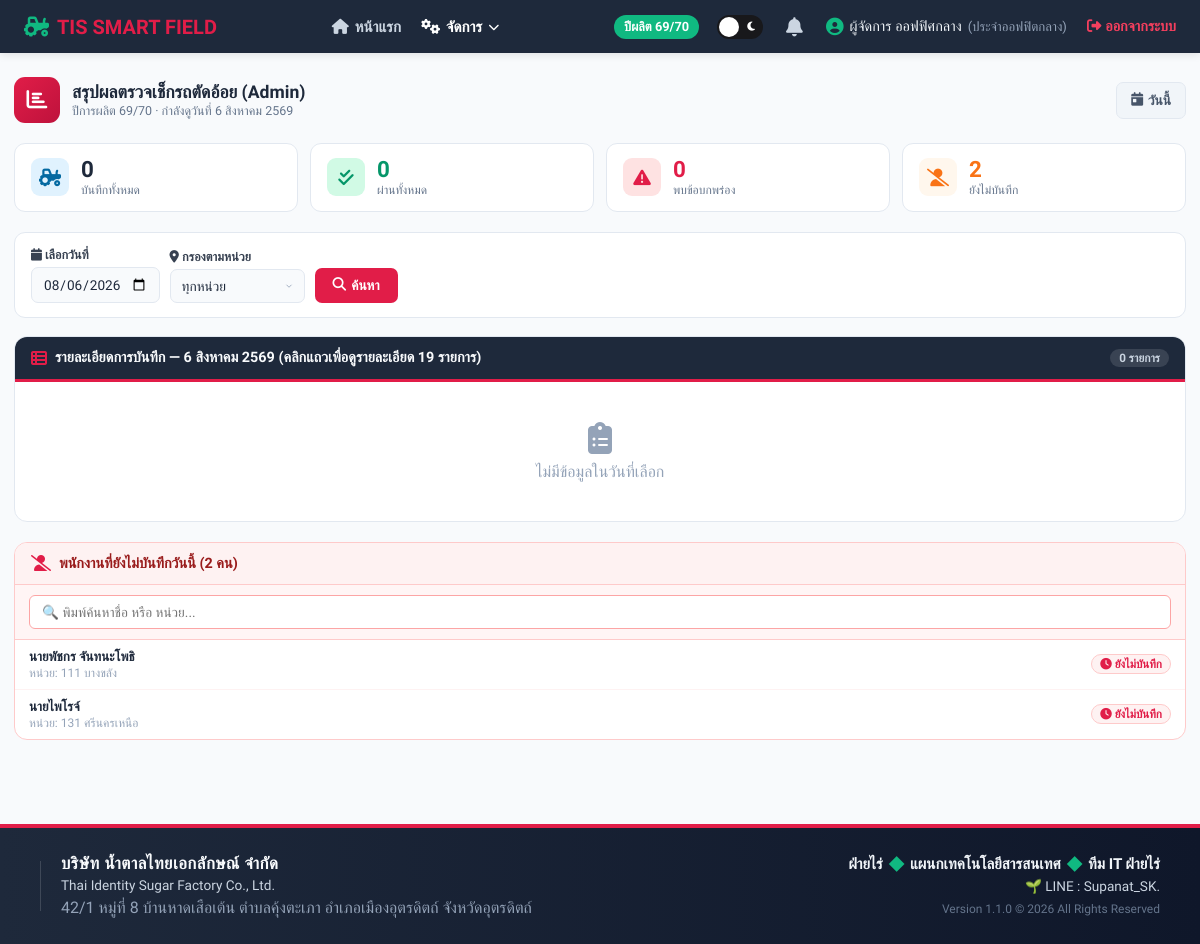
Screenshot of /ktis_field/harvester_admin.php (signed in) with the database file from the repository.
### tables this page shows
CREATE TABLE `employee` (
  `ID` int(10) NOT NULL,
  `emp_id` varchar(20) NOT NULL,
  `emp_pass` varchar(255) DEFAULT NULL,
  `emp_name` varchar(50) NOT NULL,
  `emp_unit` varchar(50) NOT NULL,
  `emp_level` varchar(1) NOT NULL
);

### ktis_field/harvester_admin.php (the view, shortened to what this page needs)
<?php
require_once 'config.php';
$crop_year = $_SESSION['crop_year'];
$thai_months=['','มกราคม','กุมภาพันธ์','มีนาคม','เมษายน','พฤษภาคม','มิถุนายน','กรกฎาคม','สิงหาคม','กันยายน','ตุลาคม','พฤศจิกายน','ธันวาคม'];
$filter_date = $_GET['date'] ?? date('Y-m-d');
$where  = "WHERE cs.crop_year=:cy AND DATE(cs.checked_at)=:dt";
$params = [':cy'=>$crop_year, ':dt'=>$filter_date];
$stmt = $conn->prepare(
    "SELECT cs.*, e.emp_name, e.emp_unit,
            COUNT(cr.result_id) AS total_items,
            SUM(cr.pass) AS pass_count
     FROM check_sessions cs
     JOIN employee e ON cs.emp_id=e.emp_id
     LEFT JOIN check_results cr ON cs.session_id=cr.session_id
     $where
     GROUP BY cs.session_id
     ORDER BY cs.checked_at DESC"
);
$stmt->execute($params);
$rows = $stmt->fetchAll();
$total = count($rows);
$cnt_ok = 0; $cnt_fail = 0;
$miss_where = "WHERE e.emp_level='u' AND e.emp_id NOT IN (SELECT cs2.emp_id FROM check_sessions cs2 WHERE DATE(cs2.checked_at)=:dt AND cs2.crop_year=:cy)";
$miss_params = [':dt'=>$filter_date, ':cy'=>$crop_year];
$stmt_miss = $conn->prepare("SELECT e.emp_id,e.emp_name,e.emp_unit FROM employee e $miss_where ORDER BY e.emp_unit,e.emp_name");
$stmt_miss->execute($miss_params);
$missing = $stmt_miss->fetchAll();
$fd_d=(int)date('d',strtotime($filter_date)); $fd_m=(int)date('m',strtotime($filter_date)); $fd_y=(int)date('Y',strtotime($filter_date))+543;
$thai_filter = $fd_d.' '.$thai_months[$fd_m].' '.$fd_y;
include 'includes/nav_u_header.php';
?>
<!DOCTYPE html>
<html lang="th">
<head>
<link rel="stylesheet" href="https://cdnjs.cloudflare.com/ajax/libs/font-awesome/6.4.0/css/all.min.css">
    <link rel="stylesheet" href="global_smoothness.css">
</head>
<body>
<div class="content-wrapper">
<div class="pw">
<div class="ph">
    <div class="ph-left">
        <div class="ph-icon"><i class="fa-solid fa-chart-bar"></i></div>
        <div>
            <div class="ph-title">สรุปผลตรวจเช็กรถตัดอ้อย (Admin)</div>
            <div class="ph-sub">ปีการผลิต <?php echo htmlspecialchars($crop_year); ?> · กำลังดูวันที่ <?php echo $thai_filter; ?></div>
        </div>
    </div>
    <a href="?date=<?php echo date('Y-m-d');?>" class="btn-today"><i class="fa-solid fa-calendar-day"></i> วันนี้</a>
</div>
<div class="stats">
    <div class="stat-card">
        <div class="stat-ico" style="background:#e0f2fe;"><i class="fa-solid fa-tractor" style="color:#0369a1;font-size:1.1rem;"></i></div>
        <div><div class="stat-num"><?php echo $total;?></div><div class="stat-lbl">บันทึกทั้งหมด</div></div>
    </div>
    <div class="stat-card">
        <div class="stat-ico" style="background:#d1fae5;"><i class="fa-solid fa-check-double" style="color:#059669;font-size:1.1rem;"></i></div>
        <div><div class="stat-num" style="color:#059669;"><?php echo $cnt_ok;?></div><div class="stat-lbl">ผ่านทั้งหมด</div></div>
    </div>
    <div class="stat-card">
        <div class="stat-ico" style="background:#fee2e2;"><i class="fa-solid fa-triangle-exclamation" style="color:#e11d48;font-size:1.1rem;"></i></div>
        <div><div class="stat-num" style="color:#e11d48;"><?php echo $cnt_fail;?></div><div class="stat-lbl">พบข้อบกพร่อง</div></div>
    </div>
    <div class="stat-card">
        <div class="stat-ico" style="background:#fff7ed;"><i class="fa-solid fa-user-slash" style="color:#f97316;font-size:1.1rem;"></i></div>
        <div><div class="stat-num" style="color:#f97316;"><?php echo count($missing);?></div><div class="stat-lbl">ยังไม่บันทึก</div></div>
    </div>
</div>
<form method="GET" action="harvester_admin.php">
    <div class="filter-bar">
        <div class="fb-group">
            <span class="fb-lbl"><i class="fa-solid fa-calendar"></i> เลือกวันที่</span>
            <input type="date" name="date" class="fb-input" value="<?php echo htmlspecialchars($filter_date);?>" max="<?php echo date('Y-m-d');?>">
        </div>
        <div class="fb-group">
            <span class="fb-lbl"><i class="fa-solid fa-location-dot"></i> กรองตามหน่วย</span>
            <select name="unit" class="fb-input">
                <option value="">ทุกหน่วย</option>
            </select>
        </div>
        <button type="submit" class="btn-filter"><i class="fa-solid fa-magnifying-glass"></i> ค้นหา</button>
    </div>
</form>
<div class="card">
    <div class="card-hd">
        <div class="card-hd-l"><i class="fa-solid fa-table-list"></i><span>รายละเอียดการบันทึก — <?php echo $thai_filter;?> (คลิกแถวเพื่อดูรายละเอียด 19 รายการ)</span></div>
        <span class="cnt-badge"><?php echo $total;?> รายการ</span>
    </div>
    <?php if(empty($rows)):?>
    <div class="empty-s"><i class="fa-solid fa-clipboard-list"></i>ไม่มีข้อมูลในวันที่เลือก</div>
    <?php endif;?>
</div>
<div class="missing-card">
    <div class="miss-hd"><i class="fa-solid fa-user-slash"></i><span>พนักงานที่ยังไม่บันทึกวันนี้ (<span id="miss-count-display"><?php echo count($missing);?></span> คน)</span></div>
    <?php if(empty($missing)):?>
    <div class="no-miss"><i class="fa-solid fa-circle-check"></i>พนักงานทุกคนบันทึกครบแล้ววันนี้</div>
    <?php else:?>
    <div class="miss-search-box">
        <input type="text" id="missSearchInput" class="miss-search-input" placeholder="🔍 พิมพ์ค้นหาชื่อ หรือ หน่วย..." onkeyup="filterMissing()">
    </div>
    <div class="miss-list-container" id="missListContainer">
        <?php foreach($missing as $m):?>
        <div class="miss-row" data-search="<?php echo htmlspecialchars(strtolower($m['emp_name'].' '.$m['emp_unit'])); ?>">
            <div><div class="miss-name"><?php echo htmlspecialchars($m['emp_name']);?></div><div class="miss-unit">หน่วย: <?php echo htmlspecialchars($m['emp_unit']);?></div></div>
            <span class="miss-badge"><i class="fa-solid fa-clock"></i> ยังไม่บันทึก</span>
        </div>
        <?php endforeach;?>
    </div>
    <?php endif;?>
</div>
</div>
</div>
<?php include 'includes/nav_u_footer.php'; ?>
</body>
</html>

### ktis_field/includes/nav_custom.css (style rules this page uses)
body { animation: smoothPageLoad 0.4s ease-out forwards; }
button, a, .nav-item, .nav-dropdown-item, .btn-submit, .btn-search, .btn-toggle-form, .btn-logout, .tab-item { transition: all 0.2s cubic-bezier(0.4, 0, 0.2, 1) !important; }

### ktis_field/global_smoothness.css (style rules this page uses)
body { animation: smoothPageLoad 0.3s ease-out forwards !important; }
button, a, input[type="submit"], input[type="button"], .btn-submit, .btn-search, .btn-toggle-form, .btn-logout, .tab-item { transition: all 0.2s cubic-bezier(0.4, 0, 0.2, 1) !important; }

### ktis_field/harvester_admin.php (style rules this page uses)
* { box-sizing:border-box; }
body { font-family:'Sarabun',sans-serif;background:#f1f5f9;margin:0; }
.pw { max-width:1200px;margin:24px auto;padding:0 14px 60px; }
.ph { display:flex;align-items:center;justify-content:space-between;flex-wrap:wrap;gap:12px;margin-bottom:20px; }
.ph-left { display:flex;align-items:center;gap:12px; }
.ph-icon { width:46px;height:46px;background:linear-gradient(135deg,#e11d48,#be123c);border-radius:11px;display:flex;align-items:center;justify-content:center;flex-shrink:0; }
.ph-icon i { color:#fff;font-size:1.3rem; }
.ph-title { font-size:1.1rem;font-weight:700;color:#1e293b; }
.ph-sub { font-size:.78rem;color:#64748b; }
.btn-today { padding:9px 14px;background:#f1f5f9;color:#475569;border:1px solid #e2e8f0;border-radius:7px;font-weight:700;font-size:.85rem;font-family:'Sarabun',sans-serif;cursor:pointer;text-decoration:none;display:flex;align-items:center;gap:5px; }
.stats { display:grid;grid-template-columns:repeat(4,1fr);gap:12px;margin-bottom:20px; }
.stat-card { background:#fff;border-radius:11px;border:.5px solid #e2e8f0;padding:14px 16px;display:flex;align-items:center;gap:12px; }
.stat-ico { width:38px;height:38px;border-radius:9px;display:flex;align-items:center;justify-content:center;flex-shrink:0; }
.stat-num { font-size:1.4rem;font-weight:700;color:#1e293b;line-height:1; }
.stat-lbl { font-size:.75rem;color:#64748b;margin-top:2px; }
.filter-bar { background:#fff;border-radius:11px;border:.5px solid #e2e8f0;padding:14px 16px;margin-bottom:18px;display:flex;gap:10px;align-items:flex-end;flex-wrap:wrap; }
.fb-group { display:flex;flex-direction:column;gap:5px; }
.fb-lbl { font-size:.78rem;font-weight:700;color:#374151; }
.fb-input { padding:8px 11px;border:1.5px solid #e2e8f0;border-radius:7px;font-size:.85rem;font-family:'Sarabun',sans-serif;background:#f8fafc;color:#1e293b;outline:none; }
select.fb-input { appearance:none;background-repeat:no-repeat;background-position:right 10px center;padding-right:28px; }
.btn-filter { padding:9px 18px;background:#e11d48;color:#fff;border:none;border-radius:7px;font-weight:700;font-size:.85rem;font-family:'Sarabun',sans-serif;cursor:pointer;display:flex;align-items:center;gap:5px;white-space:nowrap; }
.card { background:#fff;border-radius:13px;border:.5px solid #e2e8f0;overflow:hidden;margin-bottom:20px; }
.card-hd { background:#1e293b;padding:12px 16px;display:flex;align-items:center;justify-content:space-between;border-bottom:3px solid #e11d48; }
.card-hd-l { display:flex;align-items:center;gap:8px; }
.card-hd-l i { color:#e11d48; }
.card-hd-l span { color:#f8fafc;font-weight:700;font-size:.9rem; }
.cnt-badge { background:rgba(255,255,255,.12);color:#cbd5e1;font-size:.73rem;font-weight:700;padding:2px 9px;border-radius:10px; }
.empty-s { text-align:center;padding:40px;color:#94a3b8; }
.empty-s i { font-size:2rem;display:block;margin-bottom:8px; }
.missing-card { background:#fff;border-radius:13px;border:.5px solid #fecaca;overflow:hidden; }
.miss-hd { background:#fef2f2;padding:12px 16px;display:flex;align-items:center;gap:8px;border-bottom:1px solid #fecaca; }
.miss-hd i { color:#e11d48; }
.miss-hd span { font-weight:700;color:#991b1b;font-size:.9rem; }
.miss-search-box { padding:10px 14px;background:#fff5f5;border-bottom:1px solid #fecaca; }
.miss-search-input { width:100%;padding:8px 12px;border:1.5px solid #fca5a5;border-radius:6px;font-family:'Sarabun',sans-serif;font-size:.85rem;outline:none; }
.miss-list-container { max-height:480px;overflow-y:auto; }
.miss-row { display:flex;align-items:center;justify-content:space-between;padding:9px 14px;border-bottom:1px solid #fef2f2;font-size:.83rem; }
.miss-row:last-child { border-bottom:none; }
.miss-name { font-weight:700;color:#1e293b; }
.miss-unit { font-size:.75rem;color:#94a3b8;margin-top:1px; }
.miss-badge { background:#fef2f2;color:#e11d48;font-size:.72rem;font-weight:700;padding:2px 8px;border-radius:10px;border:1px solid #fecaca;white-space:nowrap; }

### rows the page displays
employee: emp_name "นายพัชกร จันทนะโพธิ", emp_unit "111 บางขลัง"
employee: emp_name "นายไพโรจ์", emp_unit "131 ศรีนครเหนือ"

### other values shown
$_SESSION['crop_year'] "69/70"
$_SESSION['emp_name'] "ผู้จัดการ ออฟฟิศกลาง"
$_SESSION['emp_unit'] "ประจำออฟฟิตกลาง"
$crop_year "69/70"
$total "0"
$cnt_ok "0"
$cnt_fail "0"
count($missing) "2"
$sys_settings['company_name_th'] "บริษัท น้ำตาลไทยเอกลักษณ์ จำกัด"
$sys_settings['company_name_en'] "Thai Identity Sugar Factory Co., Ltd."
$sys_settings['company_address'] "42/1 หมู่ที่ 8 บ้านหาดเสือเต้น ตำบลคุ้งตะเภา อำเภอเมืองอุตรดิตถ์ จังหวัดอุตรดิตถ์"
$sys_settings['developer_credit'] "Supanat_SK."
$sys_settings['system_version'] "1.1.0"
